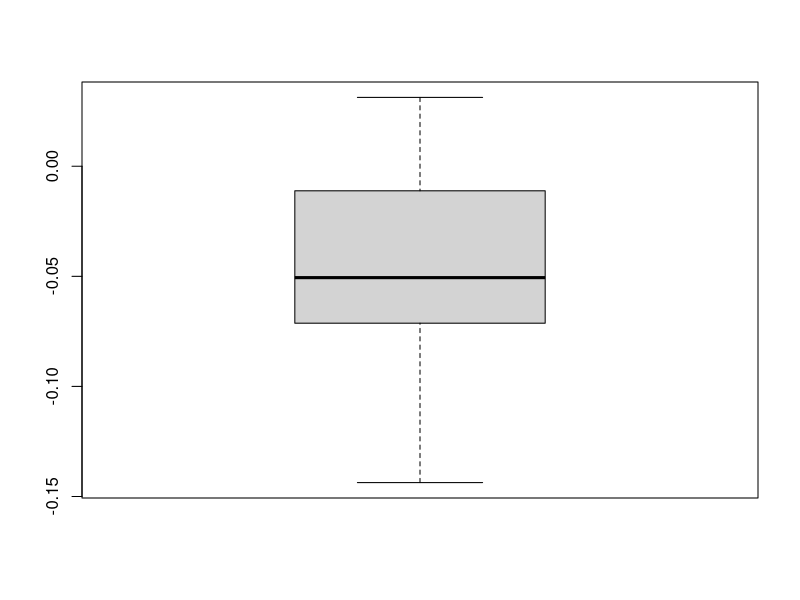
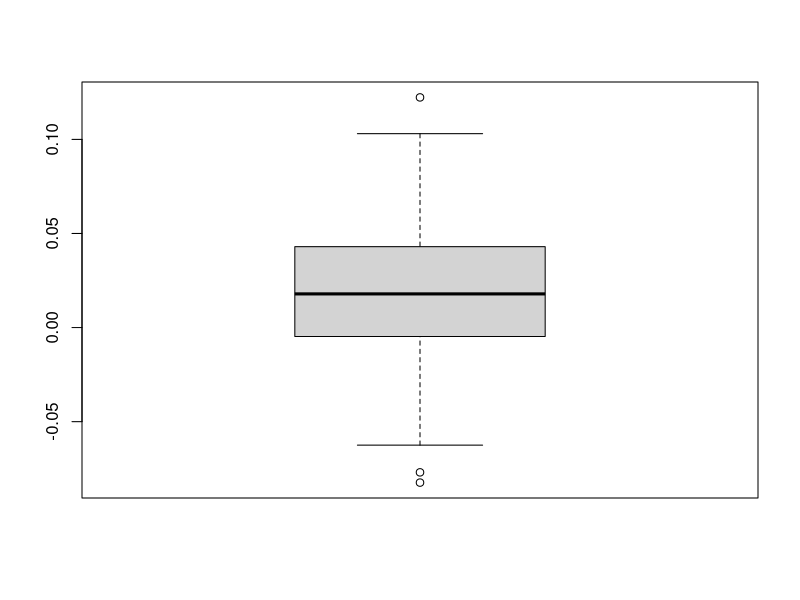
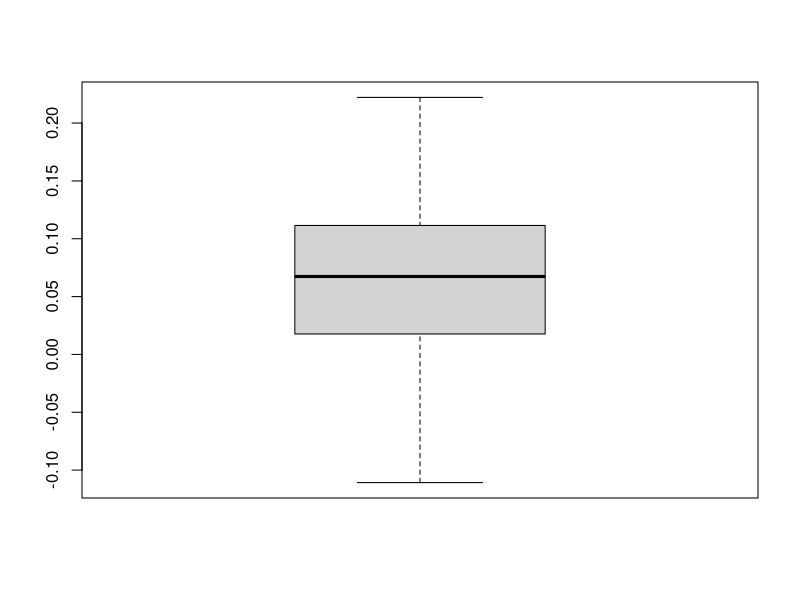
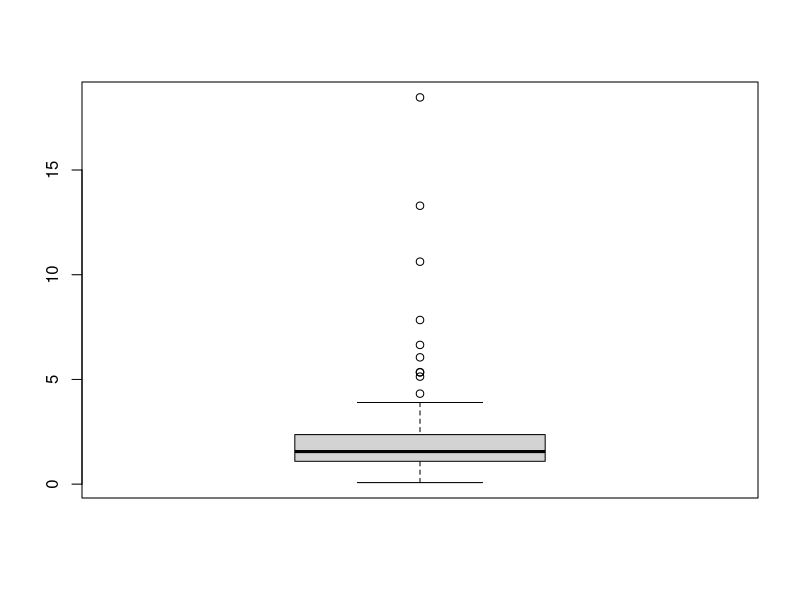
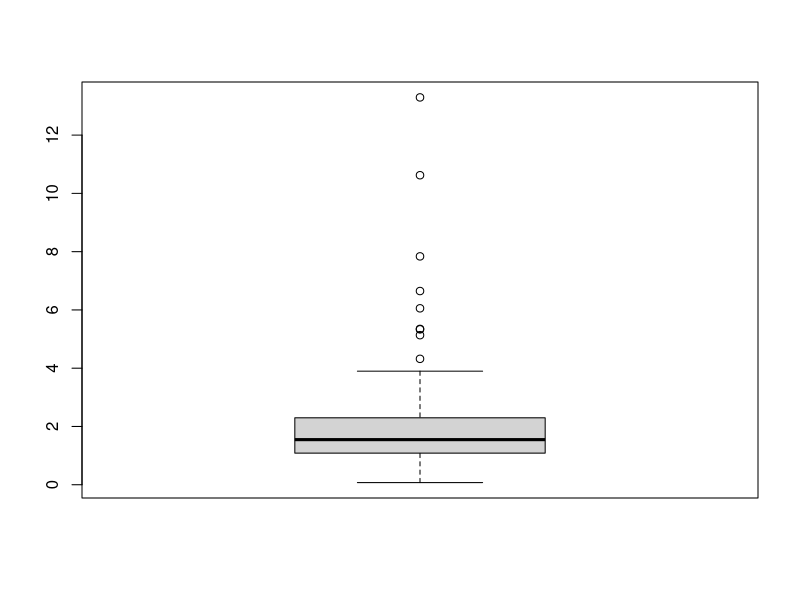
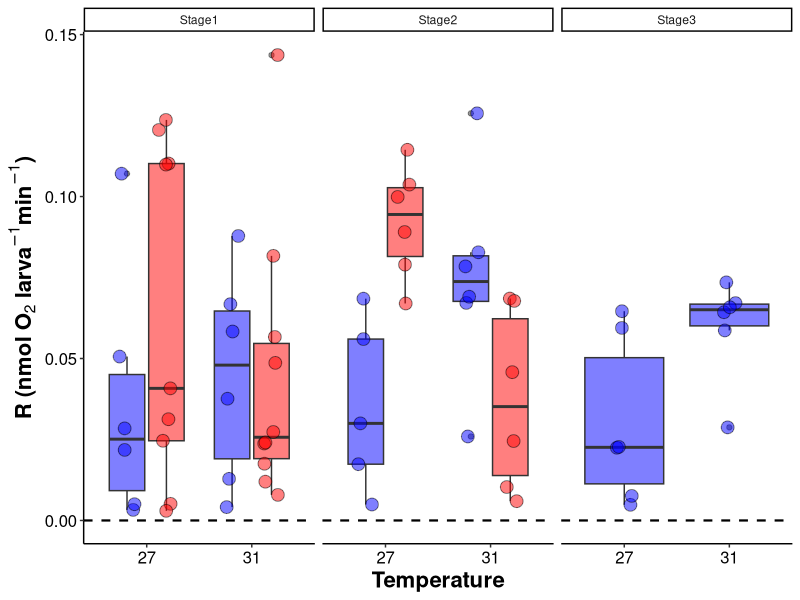
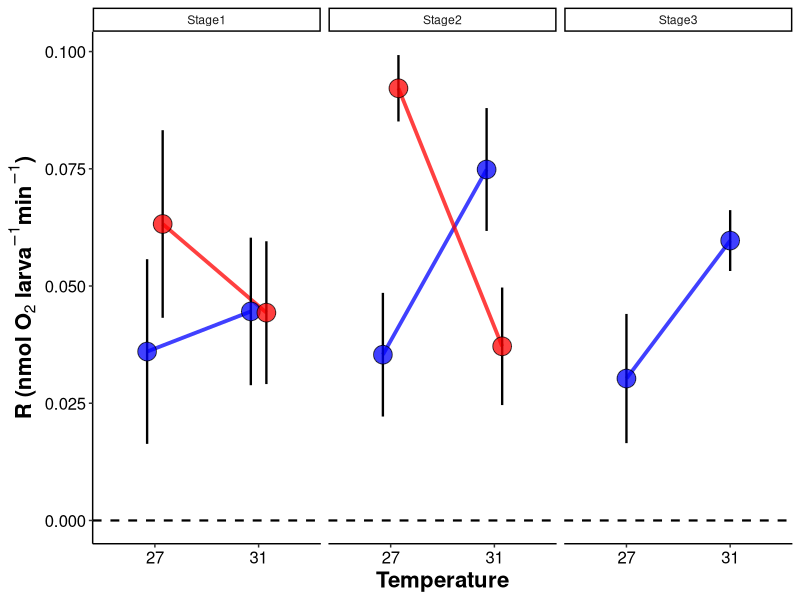
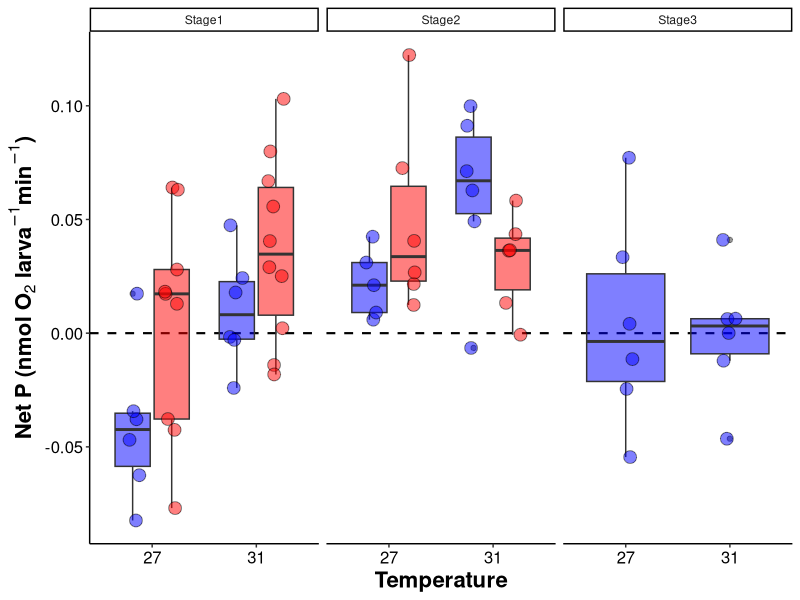

Recreate these plots in R, in order.
## ---- chunk 1
knitr::opts_chunk$set(echo = TRUE, warning = FALSE, message = FALSE)
## ---- chunk 2
## install packages if you dont already have them in your library
if ("tidyverse" %in% rownames(installed.packages()) == 'FALSE') install.packages('tidyverse') 
if ("car" %in% rownames(installed.packages()) == 'FALSE') install.packages('car') 
if ("lme4" %in% rownames(installed.packages()) == 'FALSE') install.packages('lme4') 
if ("lmerTest" %in% rownames(installed.packages()) == 'FALSE') install.packages('lmerTest') 
if ("scales" %in% rownames(installed.packages()) == 'FALSE') install.packages('scales') 
if ("cowplot" %in% rownames(installed.packages()) == 'FALSE') install.packages('cowplot') 
if ("ggplot2" %in% rownames(installed.packages()) == 'FALSE') install.packages('ggplot2') 
if ("effects" %in% rownames(installed.packages()) == 'FALSE') install.packages('effects') 
if ("emmeans" %in% rownames(installed.packages()) == 'FALSE') install.packages('emmeans') 
if ("multcomp" %in% rownames(installed.packages()) == 'FALSE') install.packages('multcomp') 

#load packages
library("ggplot2")
library("tidyverse")
library('car')
library('lme4')
library('lmerTest')
library('scales')
library('cowplot')
library('effects')
library('emmeans')
library('multcomp')
## ---- chunk 3
PRdata<-read.csv("Pacu2021/Output/Respiration/Stages/oxygen_P_R_calc.csv") #load data
## ---- chunk 4
#remove all rows of wells that did not have samples or blanks
PRdata<-PRdata[!is.na(PRdata$Type),]

#format columns
PRdata$Temperature<-as.factor(PRdata$Temperature)
PRdata$Stage<-as.factor(PRdata$Stage)
PRdata$Treatment<-as.factor(PRdata$Treatment)
PRdata$Plate<-as.factor(PRdata$Plate)
PRdata$Run<-as.factor(PRdata$Run)
## ---- chunk 5
PRdata$ratio<-abs(PRdata$GP.nmol.org.min)/abs(PRdata$R.nmol.org.min) #calculate ratio with absolute values
#remove outliers detected by values of P:R ratio data
## ---- chunk 6
boxplot(PRdata$R.nmol.org.min)
boxplot(PRdata$P.nmol.org.min)
boxplot(PRdata$GP.nmol.org.min)
boxplot(PRdata$ratio)
PRdata<-PRdata%>%filter(ratio < 15) #filter out outlier for PR ratio
boxplot(PRdata$ratio)
## ---- chunk 7
r_plot<-PRdata %>%
    droplevels()%>%
    group_by(Temperature)%>%
    mutate(abs=abs(R.nmol.org.min))%>%
    ggplot(., aes(x = as.factor(Temperature), y = abs, group=interaction(Treatment, Temperature))) +
    facet_wrap(~Stage)+
    geom_hline(yintercept=0, linetype="dashed", color="black", size=0.75)+
    geom_boxplot(aes(fill=Treatment, group=interaction(Treatment,Temperature)), alpha=0.5)+
    geom_point(aes(fill=Treatment, group=interaction(Treatment, Temperature)), pch = 21, size=4, alpha=0.5, position = position_jitterdodge(0.3)) + 
    xlab("Temperature") + 
    scale_fill_manual(name="Temperature", values=c("blue","red"))+
    scale_color_manual(name="Temperature", values=c("blue","red"))+
    ylab(expression(bold(paste("R (nmol ", O[2], " larva"^-1, "min"^-1, ")")))) +
    #scale_y_continuous(limits=c(-0.2, 0.06), labels = scales::number_format(accuracy = 0.01, decimal.mark = '.'))+
    theme_classic() + 
    theme(
      legend.position="none",
      axis.title=element_text(face="bold", size=16),
      axis.text=element_text(size=12, color="black"), 
      legend.title=element_text(face="bold", size=14), 
      legend.text=element_text(size=12)
      ); r_plot
## ---- chunk 8
r_plot_b<-PRdata %>%
    group_by(Temperature, Treatment, Stage)%>%
    mutate(abs=abs(R.nmol.org.min))%>%
    summarise(mean=mean(abs), sd=sd(R.nmol.org.min), N=length(R.nmol.org.min), se=sd/sqrt(N))%>%
    ggplot(., aes(x = as.factor(Temperature), y = mean, group=Treatment)) +
    facet_wrap(~Stage)+
    geom_hline(yintercept=0, linetype="dashed", color="black", size=0.75)+
    geom_line(position=position_dodge(0.3), size=1.3, alpha=0.75,aes(color=Treatment, group=Treatment)) +
    geom_errorbar(aes(ymin=mean-se, ymax=mean+se, group=Treatment), width=0, linetype="solid", position=position_dodge(0.3), size=0.8, color="black")+
     geom_point(aes(fill=Treatment, group=Treatment), pch = 21, size=6, alpha=0.75, position = position_dodge(0.3)) + 
    xlab("Temperature") + 
    scale_fill_manual(name="Treatment", values=c("blue","red"))+
    scale_color_manual(name="Treatment", values=c("blue","red"))+
    ylab(expression(bold(paste("R (nmol ", O[2], " larva"^-1, "min"^-1, ")")))) +
    #scale_y_continuous(limits=c(-0.2, 0.06), labels = scales::number_format(accuracy = 0.01, decimal.mark = '.'))+
    theme_classic() + 
    theme(
      legend.position="none",
      axis.title=element_text(face="bold", size=16),
      axis.text=element_text(size=12, color="black"), 
      legend.title=element_text(face="bold", size=14), 
      legend.text=element_text(size=12)
      ); r_plot_b
## ---- chunk 9
p_plot<-PRdata %>%
    droplevels()%>%
    group_by(Temperature)%>%
    ggplot(., aes(x = as.factor(Temperature), y = P.nmol.org.min, group=Temperature)) +
    facet_wrap(~Stage)+
    geom_hline(yintercept=0, linetype="dashed", color="black", size=0.75)+
    geom_boxplot(aes(fill=Treatment, group=interaction(Treatment,Temperature)), alpha=0.5)+
    geom_point(aes(fill=Treatment, group=interaction(Treatment,Temperature)), pch = 21, size=4, alpha=0.5, position = position_jitterdodge(0.3)) + 
    xlab("Temperature") + 
    scale_fill_manual(name="Temperature", values=c("blue", "red"))+
    scale_color_manual(name="Temperature", values=c("blue", "red"))+
    ylab(expression(bold(paste("Net P (nmol ", O[2], " larva"^-1, "min"^-1, ")")))) +
    #scale_y_continuous(limits=c(-0.005, 0.03), labels = scales::number_format(accuracy = 0.01, decimal.mark = '.'))+
    theme_classic() + 
    theme(
      legend.position="none",
      axis.title=element_text(face="bold", size=16),
      axis.text=element_text(size=12, color="black"), 
      legend.title=element_text(face="bold", size=14), 
      legend.text=element_text(size=12)
      ); p_plot

## ---- chunk 10
p_plot_b<-PRdata %>%
    group_by(Temperature, Treatment, Stage)%>%
    summarise(mean=mean(P.nmol.org.min), sd=sd(P.nmol.org.min), N=length(P.nmol.org.min), se=sd/sqrt(N))%>%
    ggplot(., aes(x = as.factor(Temperature), y = mean, group=Treatment)) +
    facet_wrap(~Stage)+
    geom_hline(yintercept=0, linetype="dashed", color="black", size=0.75)+
    geom_line(position=position_dodge(0.3), size=1.3, alpha=0.75,aes(color=Treatment, group=Treatment)) +
    geom_errorbar(aes(ymin=mean-se, ymax=mean+se, group=Treatment), width=0, linetype="solid", position=position_dodge(0.3), size=0.8, color="black")+
     geom_point(aes(fill=Treatment, group=Treatment), pch = 21, size=6, alpha=0.75, position = position_dodge(0.3)) + 
    xlab("Temperature") + 
    scale_fill_manual(name="Treatment", values=c("blue","red"))+
    scale_color_manual(name="Treatment", values=c("blue","red"))+
    ylab(expression(bold(paste("Net P (nmol ", O[2], " larva"^-1, "min"^-1, ")")))) +
    #scale_y_continuous(limits=c(-0.2, 0.06), labels = scales::number_format(accuracy = 0.01, decimal.mark = '.'))+
    theme_classic() + 
    theme(
      legend.position="none",
      axis.title=element_text(face="bold", size=16),
      axis.text=element_text(size=12, color="black"), 
      legend.title=element_text(face="bold", size=14), 
      legend.text=element_text(size=12)
      ); p_plot_b
## ---- chunk 11
gp_plot<-PRdata %>%
    group_by(Temperature)%>%
    filter(GP.nmol.org.min>0)%>%
    ggplot(., aes(x = as.factor(Temperature), y = GP.nmol.org.min, group=Temperature)) +
    facet_wrap(~Stage)+
    geom_hline(yintercept=0, linetype="dashed", color="black", size=0.75)+
    geom_boxplot(aes(fill=Treatment, group=interaction(Treatment,Temperature)), alpha=0.5)+
    geom_point(aes(fill=Treatment, group=interaction(Treatment,Temperature)), pch = 21, size=4, alpha=0.5, position = position_jitterdodge(0.3)) + 
    xlab("Temperature") + 
    scale_fill_manual(name="Temperature", values=c("blue", "red"))+
    scale_color_manual(name="Temperature", values=c("blue", "red"))+
    ylab(expression(bold(paste("Gross P (nmol ", O[2], " larva"^-1, "min"^-1, ")")))) +
    #scale_y_continuous(limits=c(-0.005, 0.05), labels = scales::number_format(accuracy = 0.01, decimal.mark = '.'))+
    theme_classic() + 
    theme(
      legend.position="none",
      axis.title=element_text(face="bold", size=16),
      axis.text=element_text(size=12, color="black"), 
      legend.title=element_text(face="bold", size=14), 
      legend.text=element_text(size=12)
      ); gp_plot

## ---- chunk 12
gp_plot_b<-PRdata %>%
    group_by(Temperature, Treatment, Stage)%>%
    summarise(mean=mean(GP.nmol.org.min), sd=sd(GP.nmol.org.min), N=length(GP.nmol.org.min), se=sd/sqrt(N))%>%
    ggplot(., aes(x = as.factor(Temperature), y = mean, group=Treatment)) +
    facet_wrap(~Stage)+
    geom_hline(yintercept=0, linetype="dashed", color="black", size=0.75)+
    geom_line(position=position_dodge(0.3), size=1.3, alpha=0.75,aes(color=Treatment, group=Treatment)) +
    geom_errorbar(aes(ymin=mean-se, ymax=mean+se, group=Treatment), width=0, linetype="solid", position=position_dodge(0.3), size=0.8, color="black")+
     geom_point(aes(fill=Treatment, group=Treatment), pch = 21, size=6, alpha=0.75, position = position_dodge(0.3)) + 
    xlab("Temperature") + 
    scale_fill_manual(name="Treatment", values=c("blue","red"))+
    scale_color_manual(name="Treatment", values=c("blue","red"))+
    ylab(expression(bold(paste("Gross P (nmol ", O[2], " larva"^-1, "min"^-1, ")")))) +
    #scale_y_continuous(limits=c(-0.2, 0.06), labels = scales::number_format(accuracy = 0.01, decimal.mark = '.'))+
    theme_classic() + 
    theme(
      legend.position="none",
      axis.title=element_text(face="bold", size=16),
      axis.text=element_text(size=12, color="black"), 
      legend.title=element_text(face="bold", size=14), 
      legend.text=element_text(size=12)
      ); gp_plot_b
## ---- chunk 13
pr_plot<-PRdata %>%
    group_by(Temperature)%>%
    ggplot(., aes(x = as.factor(Temperature), y = ratio, group=Temperature)) +
    facet_wrap(~Stage)+
    geom_hline(yintercept=1, linetype="dashed", color="black", size=0.75)+
    geom_boxplot(aes(fill=Temperature, group=interaction(Treatment,Temperature)), alpha=0.5)+
    geom_point(aes(fill=Temperature, group=interaction(Treatment,Temperature)), pch = 21, size=4, alpha=0.5, position = position_jitterdodge(0.3)) + 
    xlab("Temperature") + 
    scale_fill_manual(name="Temperature", values=c("blue", "red"))+
    scale_color_manual(name="Temperature", values=c("blue", "red"))+
    ylab(expression(bold(paste("P:R")))) +
    #scale_y_continuous(limits=c(0.8, 3), labels = scales::number_format(accuracy = 0.01, decimal.mark = '.'))+
    theme_classic() + 
    theme(
      legend.position="none",
      axis.title=element_text(face="bold", size=16),
      axis.text=element_text(size=12, color="black"), 
      legend.title=element_text(face="bold", size=14), 
      legend.text=element_text(size=12)
      ); pr_plot

## ---- chunk 14
pr_plot_b<-PRdata %>%
    group_by(Temperature, Treatment, Stage)%>%
    summarise(mean=mean(ratio), sd=sd(ratio), N=length(ratio), se=sd/sqrt(N))%>%
    ggplot(., aes(x = as.factor(Temperature), y = mean, group=Treatment)) +
    facet_wrap(~Stage)+
    geom_hline(yintercept=1, linetype="dashed", color="black", size=0.75)+
    geom_line(position=position_dodge(0.3), size=1.3, alpha=0.75,aes(color=Treatment, group=Treatment)) +
    geom_errorbar(aes(ymin=mean-se, ymax=mean+se, group=Treatment), width=0, linetype="solid", position=position_dodge(0.3), size=0.8, color="black")+
     geom_point(aes(fill=Treatment, group=Treatment), pch = 21, size=6, alpha=0.75, position = position_dodge(0.3)) + 
    xlab("Temperature") + 
    scale_fill_manual(name="Treatment", values=c("blue","red"))+
    scale_color_manual(name="Treatment", values=c("blue","red"))+
    ylab(expression(bold(paste("P:R")))) +
    #scale_y_continuous(limits=c(-0.2, 0.06), labels = scales::number_format(accuracy = 0.01, decimal.mark = '.'))+
    theme_classic() + 
    theme(
      legend.position="none",
      axis.title=element_text(face="bold", size=16),
      axis.text=element_text(size=12, color="black"), 
      legend.title=element_text(face="bold", size=14), 
      legend.text=element_text(size=12)
      ); pr_plot_b
## ---- chunk 15
full_fig<-plot_grid(r_plot, p_plot, gp_plot, pr_plot, ncol=4, nrow=1, rel_heights= c(1,1,1,1), rel_widths = c(1,1,1,1), label_y=1, align="h")

ggsave(filename="Pacu2021/Figures/Respiration/Stages/stages_boxplots.png", plot=full_fig, dpi=500, width=18, height=6, units="in")
## ---- chunk 16
full_fig_b<-plot_grid(r_plot_b, p_plot_b, gp_plot_b, pr_plot_b, ncol=4, nrow=1, rel_heights= c(1,1,1,1), rel_widths = c(1,1,1,1), label_y=1, align="h")

ggsave(filename="Pacu2021/Figures/Respiration/Stages/stages_interaction.png", plot=full_fig_b, dpi=500, width=24, height=6, units="in")
## ---- chunk 17
PRdata$Temperature<-as.factor(PRdata$Temperature)
PRdata$Treatment<-as.factor(PRdata$Treatment)
PRdata$Stage<-as.factor(PRdata$Stage)
PRdata$Date<-as.factor(PRdata$Date)
PRdata$Run<-as.factor(PRdata$Run)
## ---- chunk 18
model_data<-PRdata%>%
  filter(!Stage=="Stage3")

Rmodel1<-aov(R.nmol.org.min~Temperature*Treatment*Stage, data=model_data)
summary(Rmodel1)
## ---- chunk 19
qqPlot(residuals(Rmodel1))
leveneTest(residuals(Rmodel1)~Temperature*Treatment*Stage, data=model_data)
## ---- chunk 20
Pmodel1<-aov(P.nmol.org.min~Temperature*Treatment*Stage, data=model_data) 
summary(Pmodel1)
## ---- chunk 21
qqPlot(residuals(Pmodel1))
leveneTest(residuals(Pmodel1)~Temperature*Treatment*Stage, data=model_data)
## ---- chunk 22
emm<-emmeans(Pmodel1, ~Temperature*Treatment | Stage)
pairs(emm)
## ---- chunk 23
emm<-emmeans(Pmodel1, ~Stage*Treatment | Temperature)
pairs(emm)
## ---- chunk 24
GPmodel1<-aov(GP.nmol.org.min~Temperature*Treatment*Stage, data=model_data) 
summary(GPmodel1)
## ---- chunk 25
qqPlot(residuals(GPmodel1))
leveneTest(residuals(GPmodel1)~Temperature*Treatment*Stage, data=model_data)
## ---- chunk 26
emm<-emmeans(GPmodel1, ~Temperature*Treatment | Stage)
pairs(emm)
## ---- chunk 27
emm<-emmeans(GPmodel1, ~Stage*Treatment | Temperature)
pairs(emm)
## ---- chunk 28
PRmodel1<-aov(ratio~Temperature*Treatment*Stage, data=model_data)
summary(PRmodel1)
## ---- chunk 29
qqPlot(residuals(PRmodel1))
leveneTest(residuals(PRmodel1)~Temperature*Treatment*Stage, data=model_data)
## ---- chunk 30
emm<-emmeans(PRmodel1, ~Temperature*Treatment | Stage)
pairs(emm)
## ---- chunk 31
emm<-emmeans(PRmodel1, ~Stage*Treatment | Temperature)
pairs(emm)
## ---- chunk 32
summary<-PRdata%>%
  group_by(Temperature, Treatment, Stage)%>%
  summarise(N=length(R.nmol.org.min),
            Mean_R=mean(R.nmol.org.min), 
            SE_R=sd(R.nmol.org.min)/sqrt(length(R.nmol.org.min)),
            Mean_P=mean(P.nmol.org.min), 
            SE_P=sd(P.nmol.org.min)/sqrt(length(P.nmol.org.min)),
            Mean_GP=mean(GP.nmol.org.min), 
            SE_GP=sd(GP.nmol.org.min)/sqrt(length(GP.nmol.org.min)),
            Mean_PR=mean(ratio), 
            SE_PR=sd(ratio)/sqrt(length(ratio)));summary

summary%>%
  write_csv(., "Pacu2021/Output/Respiration/Stages/mean_respiration.csv")
